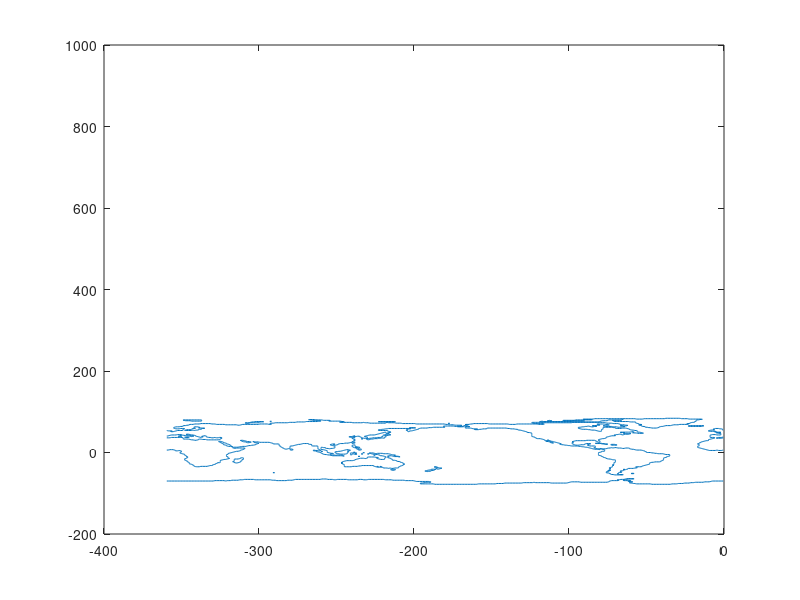

Recreate this plot in MATLAB. (Note: this script raises an error after producing the figure.)
function worldmap(axes,maxlat);
% WORLDMAP makes map of the world.
%
%        WORLDMAP([LONG_MIN LONG_MAX LAT_MIN LAT_MAX]) draws a
%        coastline map of the world at about 1/2 degree
%        resolution. WORLDMAP (called without arguments) draws
%        the whole world with the Pacific in the center.
% 
%        WORLDMAP('north',MAXLAT) draws a polar projection from the North
%        pole out to latitude MAXLAT. MAP('south') does the same for 
%        the South pole (MAXLAT is optional in both cases, but is taken
%        to lie in the same hemisphere as the pole).
%        

%Notes: RP (WHOI) 6/Dec/91
%                 7/Nov/92  Changed for matlab4.0
%                 17/Oct/93 New outline file.
%                 14/Mar/94 Fixed polar projections, and changed name
%                           to 'worldmap'.
% 

%  modified for matlab version 5  (AN)             

% change this line (if map.m is not in your default directory) to
% "load <path>/coasts".
load coasts


shiftx=0;
drawtwice=0;
proj='rec';
if (nargin<2), maxlat=40; else maxlat=abs(maxlat); end;

if (maxlat>90); error('MAXLAT greater than 90!'); end;

if (nargin>0),
   if (isstr(axes)),
      if (axes(1:3)=='nor'),
         proj='npl';
         axes=(90-maxlat)*[-1 1 -1 1];
      elseif (axes(1:3)=='sou'),
         proj='spl';
         axes=(90-maxlat)*[-1 1 -1 1];
      else
         error('map: Unrecognized projection!');
      end;
   else         
      axes=axes(:)';
      if (max(size(axes)) ~= 4), 
         error('map: wrong number of limit args!');
      end;
      if ( (axes(4)-axes(3))>180. ),
         error('map: Lat range greater than 180 degrees');
      end;
      if ( (axes(2)-axes(1))>360. ),
         error('map: Long range greater than 360 degrees');
      else
         if (axes(1)<=-180. ),
            shiftx=-360;
            drawtwice=1;
         elseif (axes(2)>180.), 
            shiftx=360;
            drawtwice=1;
         else
            shiftx=0;
            drawtwice=0;
         end;
      end;
   end;
else
   axes=[-334 25 -90 90];
   shiftx=-360;
   drawtwice=1;
end;
      
if (proj=='rec'),
   lh=plot(coastlines(1,:)+shiftx,coastlines(2,:),'-');
   set(lh,'Erasemode','none');
elseif (proj=='npl'),
   kk=find(coastlines(2,:)<maxlat);
   xx=(90-coastlines(2,:)).*cos(coastlines(1,:)*pi/180-pi/2);
   yy=(90-coastlines(2,:)).*sin(coastlines(1,:)*pi/180-pi/2);
   xx(kk)=NaN*kk;
   lh=plot(xx,yy,'-');
   set(lh,'Erasemode','none');
   set(gca,'dataaspectratio',[1 1 1]);

elseif (proj=='spl'),
   kk=find(coastlines(2,:)>-maxlat);
   xx=(90+coastlines(2,:)).*cos(-coastlines(1,:)*pi/180+pi/2);
   yy=(90+coastlines(2,:)).*sin(-coastlines(1,:)*pi/180+pi/2);
   xx(kk)=NaN*kk;
   lh=plot(xx,yy,'-');
   set(lh,'Erasemode','none');
   set(gca,'aspect',[1 1]);
end;

if (drawtwice),
   line(coastlines(1,:),coastlines(2,:),'Linestyle','-',...
   'Erasemode','none');
end;


if (proj=='rec'),
 axis(axes);
 xlb=get(gca,'Xticklabel');
 [Nn,Mm]=size(xlb);
 Mf=int2str(Mm);
 nxl=zeros(Nn,Mm+1);
 for kk=1:Nn,
   zz=rem(str2num(xlb(kk,:))+540,360)-180;
   if (zz<0), nxl(kk,:)=sprintf(['%' Mf '.0fW'],abs(zz));
   elseif (zz>0)  nxl(kk,:)=sprintf(['%' Mf '.0fE'],(zz));
   else nxl(kk,:)=sprintf(['%' Mf '.0f '],(zz));
   end;
 end;

 set(gca,'Xticklabel',nxl(1,:))

 yx=get(gca,'Ytick');
 ylb=get(gca,'Yticklabel');
 [Nn,Mm]=size(ylb);
 Mf=int2str(Mm);
 nyl=zeros(Nn,Mm+1);
 for kk=1:Nn,
   zz=str2num(ylb(kk,:));
   if (zz<0), nyl(kk,:)=sprintf(['%' Mf '.0fS'],abs(zz));
   elseif (zz>0)  nyl(kk,:)=sprintf(['%' Mf '.0fN'],(zz)); 
   else nyl(kk,:)=sprintf(['%' Mf '.0f '],(zz));
   end;
 end;
 set(gca,'Yticklabel',nyl(1,:) )
 set(gca,'Ytick',yx);  % Need this to reset position limits
else  % polar projection
  axis(axes);
  set(gca,'visible','off');
  for kk=10:10:(90-maxlat),
    xx=kk*cos([0:10:360]*pi/180);
    yy=kk*sin([0:10:360]*pi/180);
    line(xx,yy,'color','w','linestyle',':');
  end;
  xx=(90-maxlat)*cos([0:5:360]*pi/180);
  yy=(90-maxlat)*sin([0:5:360]*pi/180);
  line(xx,yy,'color','w','linestyle','-');
  for kk=10:10:(90-maxlat-2),
    if (proj=='npl'), 
       text(0,kk,sprintf('%2.0fN',90-kk),'horizontal','center');
    else
       text(0,kk,sprintf('%2.0fS',90-kk),'horizontal','center');
    end;
  end;
  for kk=0:30:359,
    xx=[10 90-maxlat]*cos(kk*pi/180);
    yy=[10 90-maxlat]*sin(kk*pi/180);
    line(xx,yy,'color','w','linestyle',':');
    if (kk<=180),nyl=sprintf('%3.0fE',kk);
    else nyl=sprintf('%3.0fW',abs(360-kk)); end;
    if (proj=='npl'), 
text(yy(2),-xx(2),nyl,'rotation',kk,'horizontal','center','vertical','top');
    else
text(yy(2),xx(2),nyl,'rotation',-kk,'horizontal','center','vertical','bottom');
    end;
  end;
end;


if (proj=='rec'), grid; end;

